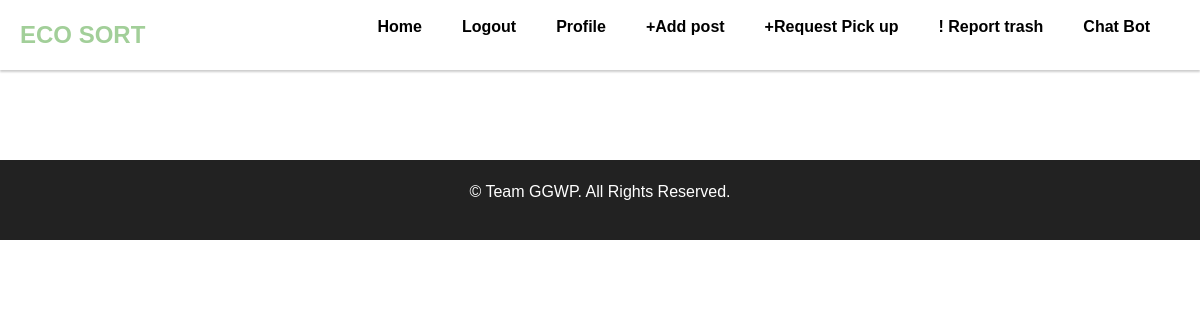
/reports/ (signed in), run on an earlier commit of the app's database.
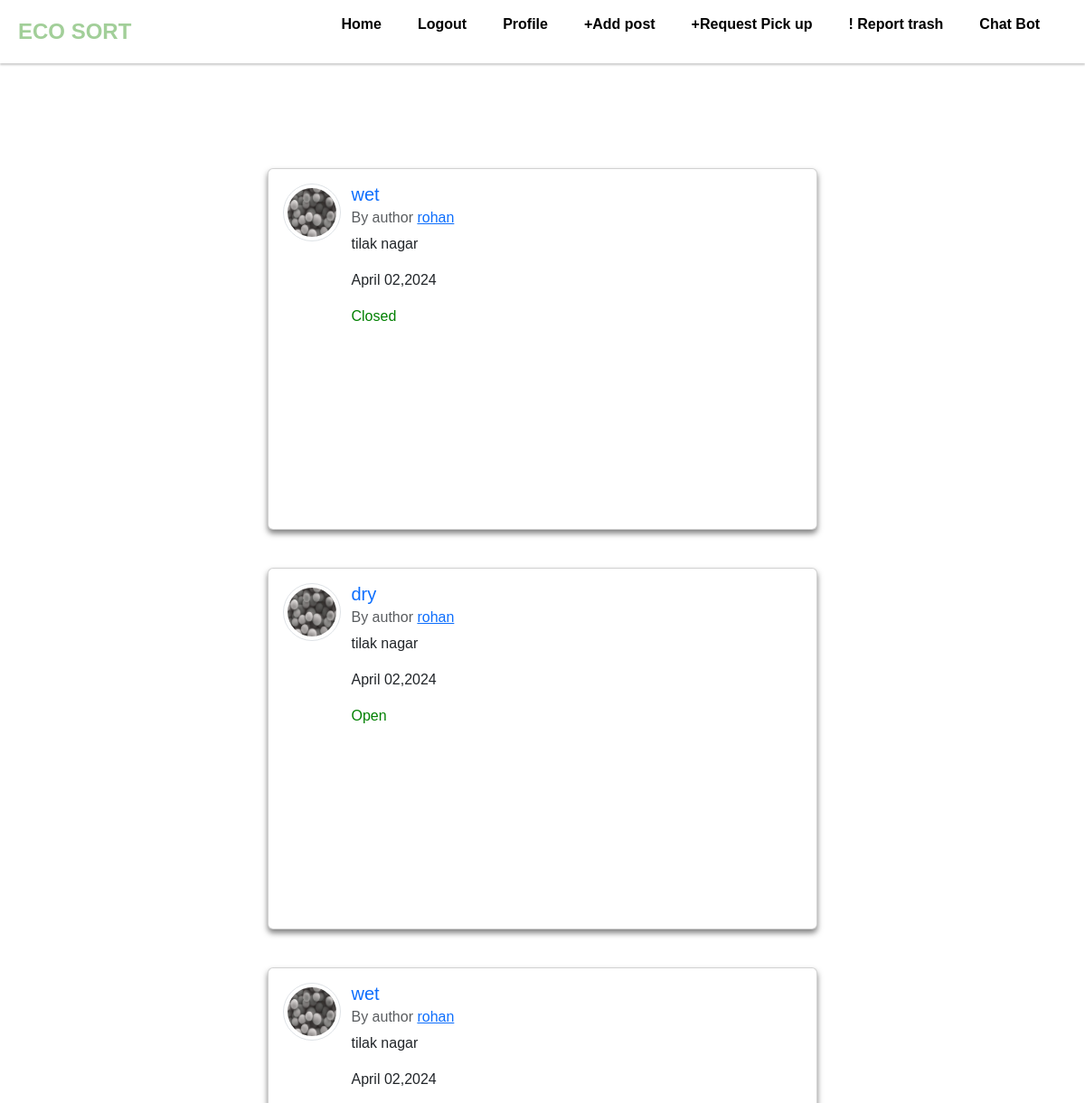
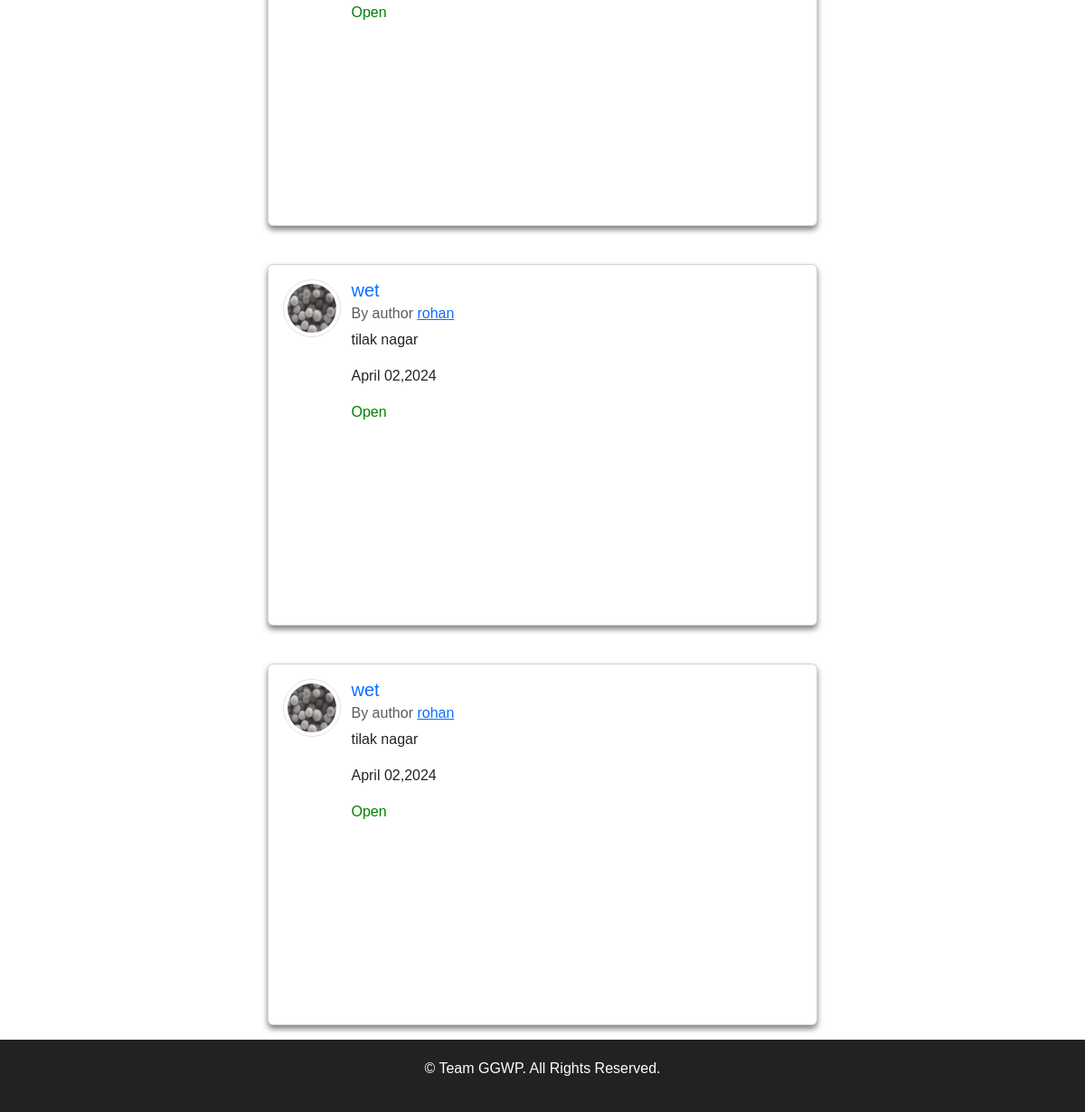
And on a later commit of the database (2 pictures, top to bottom).
### blog/models.py (models this page shows, shortened)
class report(models.Model):
    location = models.CharField(max_length=100)
    type = models.CharField(max_length=50)
    author = models.ForeignKey(User, on_delete=models.CASCADE)
    date = models.DateTimeField(default=timezone.now)
    STATUS_CHOICES = (
        ('Open', 'Open'),
        ('Closed', 'Closed'),
    )
    status = models.CharField(max_length=6, choices=STATUS_CHOICES, default='Open')
    photo = models.ImageField(upload_to='reports/', null=True, blank=True)

### users/models.py (models this page shows, shortened)
class Profile (models.Model):
    user=models.OneToOneField(User, on_delete=models.CASCADE)
    image = models.ImageField(default ='default.jpg', upload_to='profile_pics')

### blog/views.py (the view)
# urls.py: path('reports/', ReportListView.as_view(), name='report-list'),
class ReportListView(UserPassesTestMixin, ListView):
    model = report
    login_url = '/login/'
    template_name = 'report_list.html'  # specify your own template name/location
    context_object_name = 'reports'
    ordering = ['-date']  # order reports by date
    paginate_by = 5  # change this to your preference
    def test_func(self):
        return self.request.user.is_staff

### templates/report_list.html
{% extends 'index.html' %}
{% block body %}
{% for report in reports %}
<div style="display: flex;flex-direction: column; max-width :80% ;">
<div class="c" style="display:flex; ;align-items:center;justify-content: center; align-items:center; margin: 2.5%;">
<div class="card" style="width: 50rem; display:flex;">
  <div class="card-body" style="display:flex">
    <img class="rounded-circle img-thumbnail" style="height:64px; width:64px"src="{{report.author.profile.image.url}}">
    <div style="display: flex; flex-direction: column; margin-left: 2%;">
    <h5 class="card-title"><a style="text-decoration: none;" href="{%url 'report-update' report.id %}">{{report.type}}</a></h5>
    <h6 class="card-subtitle mb-2 text-body-secondary">By author <a href="{% url 'User-posts' report.author.username%}">{{report.author}}</a></h6>
    <p class="card-text">{{report.location}}</p>
    <p class="">{{report.date|date:"F d,Y"}}</p>
    <p class="card-text" style="color: {% if report.status == 'open' %}red{% else %}green{% endif %};">{{report.status}}</p>
  </div>
  </div>
</div>
</div>
</div>
{% endfor %}
{% endblock body %}

### templates/index.html (shortened to what this page needs)
<!DOCTYPE html>
<html lang="en">
<head>
    <link href="https://cdn.jsdelivr.net/npm/bootstrap@5.3.0/dist/css/bootstrap.min.css" rel="stylesheet">
</head>
<body>
    <header>
      <nav>
          <div class="logo">
            ECO SORT
            </div>
          <ul class="nav-links">
              <li><a href="{%url 'landing'%}">
                Home</a>
                </li>
                {% if user.is_authenticated %}
              <li><a href="{%url 'logout'%}">
                Logout</a>
                </li>
                <li><a href="{%url 'profile'%}">
                  Profile</a>
                  </li>
                      {% endif %}
                  <li><a href="{%url 'post-create'%}">
                    +Add post</a>
                    </li>
                  <li><a href="{%url 'pickup-create'%}">
                      +Request Pick up</a>
                  </li>
                  <li><a href="{%url 'report-create'%}">
                       ! Report trash</a>
                  </li>
                <li><a href="http://localhost:8501/">
                  Chat Bot</a>
                  </li>
          </ul>
      </nav>
    </header>
    <div class="stuff" id="stuff">
      <div class="body-div" id="div" >
      {% block body %}
      {% endblock body %}
      </div>
</div>
<footer>
  <p>© Team GGWP. All Rights Reserved.</p>
</footer>
</body>
</html>

### templates/index.html (style rules this page uses)
* { margin: 0; padding: 0; box-sizing: border-box; }
body { font-family: Arial, sans-serif; }
header { background-color: white; color: rgb(0, 0, 0); padding: 10px 0; position: fixed; width: 100%; z-index: 100; box-shadow: 0 2px 2px rgba(0, 0, 0, 0.2); }
nav { display: flex; justify-content: space-between; align-items: center; margin: 5px auto; padding: 0 20px; }
.logo { font-size: 1.5rem; font-weight: bold; color: rgb(162, 207, 153); }
.nav-links { list-style: none; display: flex; }
.nav-links li { margin-right: 20px; }
.nav-links a { color: rgb(0, 0, 0); padding: 10px; font-weight: bold; text-decoration: none; }
.card { background-color: white; border-radius: 6px; box-shadow: 0 4px 6px rgba(0, 0, 0, 0.5); overflow: hidden; transition: transform 0.2s, box-shadow 0.2s; width: 18rem; height: 25rem; margin-top: 10px; }
footer { background-color: #222; color: white; text-align: center; padding: 20px 0; }
.stuff { padding-top: 20vh; }
.body-div { display:flex;flex-direction:column;justify-content: center; justify-self: center; align-items: center; max-width:80%; }

What changed in the data, as far as the page shows it:
added report: author.profile.image (picture), type "wet", author "rohan", location "tilak nagar", date "April 02,2024", status "Closed"
added report: author.profile.image (picture), type "dry", author "rohan", location "tilak nagar", date "April 02,2024", status "Open"
added report: author.profile.image (picture), type "wet", author "rohan", location "tilak nagar", date "April 02,2024", status "Open"
added report: author.profile.image (picture), type "wet", author "rohan", location "tilak nagar", date "April 02,2024", status "Open"
added report: author.profile.image (picture), type "wet", author "rohan", location "tilak nagar", date "April 02,2024", status "Open"
